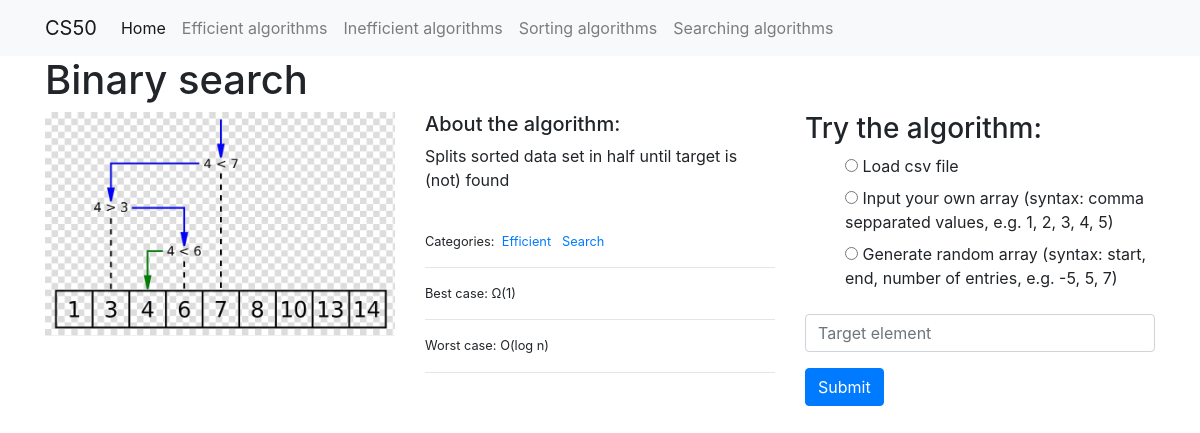
Page /2/ on the committed database.
### algorithms/models.py (models this page shows, shortened)
class Algorithm(models.Model):
    title = models.CharField(max_length=100)
    description = models.TextField()
    image = models.FilePathField(path="algorithms/img")
    categories = models.ManyToManyField("Category", related_name="algorithms")
    bestCase = models.TextField()
    worstCase = models.TextField()
    purpose = models.CharField(max_length=50)

class Category(models.Model):
    name = models.CharField(max_length=20)

### algorithms/views.py (the view)
# urls.py: path("<int:pk>/", views.algorithms_detail, name="algorithms_detail"),
def algorithms_detail(request, pk):
    algorithm = Algorithm.objects.get(pk=pk)
    if request.method == "POST":
        form = Form(request.POST)
        if request.POST['choice'] == 'csv':
            if 'file' in request.POST:
                dataInput='No csv file selected'
            else:
                try:
                    f = TextIOWrapper(request.FILES['file'].file, encoding=request.encoding)
                    dataInput = csvInput(f)
                except:
                    dataInput = 'Invalid csv file selected. Could not decode.'
        elif request.POST['choice'] == 'own':
            if request.POST['description'] == '':
                dataInput = 'Empty input'
            else:
                dataInput = cleanUp(request.POST['description'])
                if not dataInput:
                    dataInput = "Input array contains non-numbers"
                elif algorithm.title == 'Binary search':
                    if dataInput != sorted(dataInput):
                        dataInput = "Provided list is not sorted (binary search doesn't on unsorted lists)"
                elif algorithm.title == 'Binary tree search':
                    dataInput.sort()
        elif request.POST['choice'] == 'random':
            if request.POST['description'] == '':
                dataInput = 'Empty input'
            else:
                dataInput = randomArray(request.POST['description'])
                if not dataInput:
                    dataInput = "Invalid syntax; syntax: start, end, number of entries, e.g. -5, 5, 7"
                elif algorithm.title in ('Binary search', 'Binary tree search'):
                    dataInput.sort()
        context = {'algorithm': algorithm}
        if algorithm.purpose == 'Search':
            context['target'] = request.POST['target']
            try:
                context['target'] = int(context['target'])
            except:
                dataInput = 'Target is not an integer'
        if type(dataInput)==str:
            context['error'] = dataInput
            return algorithms_error(request, context)
        else:
            context['data'] = dataInput
            return algorithms_result(request, context)
    else:
        form = Form()
    context = {"algorithm": algorithm, 'form':form}
    return render(request, "algorithms_detail.html", context)

### algorithms/forms.py
class Form(forms.Form):
    description = forms.CharField(
        required=False,
        max_length=60,
        widget=forms.TextInput(
            attrs={
            "class": "form-control",
            "placeholder": "Your array/length of random array"
            }
        ),
    )
    choice = forms.MultipleChoiceField(
            required=True,
            widget=forms.RadioSelect(attrs = {
            'onclick' : "ShowHideForms();",
            }
            ),
            choices=CHOICES,
        )
    file = forms.FileField(required=False)
    target = forms.CharField(
        required=True,
        max_length=60,
        widget=forms.TextInput(
            attrs={"class": "form-control", "placeholder": "Target element"}
        ),
    )

### algorithms/templates/algorithms_detail.html (shortened to what this page needs)
{% extends "base.html" %}
{% load static %}
{% block page_content %}
<h1>{{ algorithm.title }}</h1>
<div class="row">
    <div class="col-md-4">
        <img src="{% static algorithm.image %}" alt="" width="100%">
    </div>
    <div class="col-md-4">
        <h5>About the algorithm:</h5>
        <p>{{ algorithm.description }}</p>
        <br>
        <small>Categories:&nbsp;
        {% for category in algorithm.categories.all %}
        <a href="{% url 'algorithms_category' category.name %}">
            {{ category.name }}
        </a>&nbsp;
        {% endfor %}
        <hr>
        Best case: {{algorithm.bestCase}}
        <hr>
        Worst case: {{algorithm.worstCase}}
        <hr>
        </small>
    </div>
    <div class="col-md-4">
      <h3>Try the algorithm:</h3>
      <form action="/{{ algorithm.pk }}/" method="post" enctype="multipart/form-data")>
          <div class="form-group">
              {{ form.choice }}
          </div>
          {%if algorithm.purpose == 'Search' %}
          <div class="form-group" id="search" >
              {{ form.target }}
          </div>
          {%endif%}
          <button type="submit" class="btn btn-primary">Submit</button>
      </form>
    </div>
</div>
{% endblock %}

### my_website/templates/base.html (style rules this page uses)
ul { list-style: none; }

### rows in the picture
Algorithm: title "Binary search", image (picture), description "Splits sorted data set in half until target is (not) found", bestCase "Ω(1)", worstCase "O(log n)"
Category: name "Efficient"
Category: name "Search"
